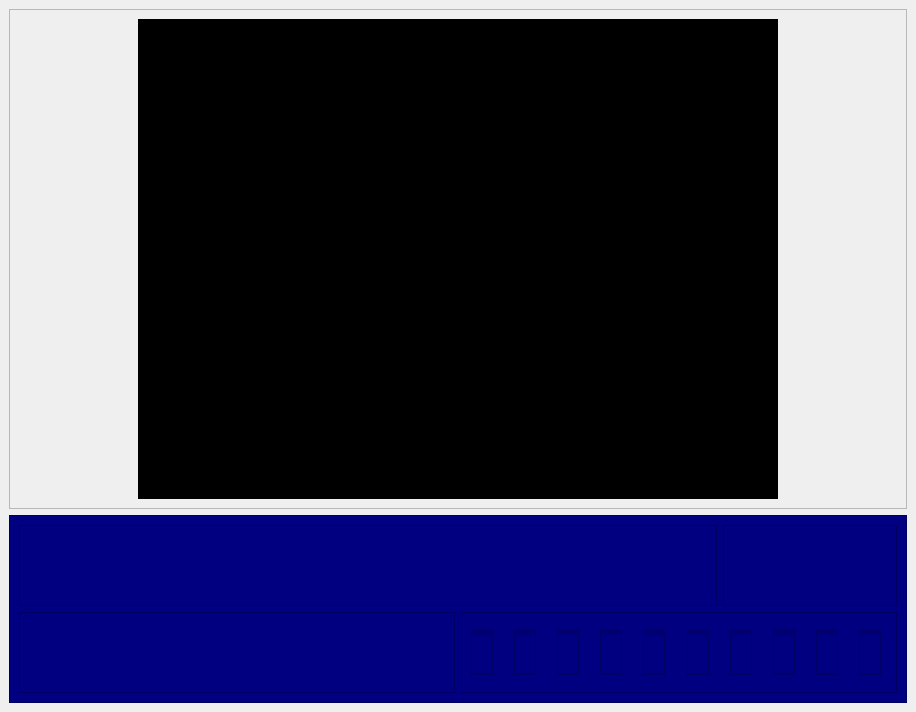
<?xml version="1.0" encoding="UTF-8"?>
<ui version="4.0">
 <class>SimulatorWindow</class>
 <widget class="QMainWindow" name="SimulatorWindow">
  <property name="geometry">
   <rect>
    <x>0</x>
    <y>0</y>
    <width>916</width>
    <height>712</height>
   </rect>
  </property>
  <property name="sizePolicy">
   <sizepolicy hsizetype="Minimum" vsizetype="Minimum">
    <horstretch>0</horstretch>
    <verstretch>0</verstretch>
   </sizepolicy>
  </property>
  <property name="windowTitle">
   <string>MainWindow</string>
  </property>
  <widget class="QWidget" name="centralwidget">
   <layout class="QHBoxLayout" name="horizontalLayout">
    <item>
     <layout class="QVBoxLayout" name="verticalLayout">
      <item>
       <widget class="QFrame" name="frame">
        <property name="sizePolicy">
         <sizepolicy hsizetype="Minimum" vsizetype="Minimum">
          <horstretch>0</horstretch>
          <verstretch>0</verstretch>
         </sizepolicy>
        </property>
        <property name="frameShape">
         <enum>QFrame::StyledPanel</enum>
        </property>
        <property name="frameShadow">
         <enum>QFrame::Raised</enum>
        </property>
        <layout class="QHBoxLayout" name="horizontalLayout_3">
         <item>
          <widget class="QLabel" name="label">
           <property name="sizePolicy">
            <sizepolicy hsizetype="Fixed" vsizetype="Fixed">
             <horstretch>0</horstretch>
             <verstretch>0</verstretch>
            </sizepolicy>
           </property>
           <property name="minimumSize">
            <size>
             <width>640</width>
             <height>480</height>
            </size>
           </property>
           <property name="styleSheet">
            <string notr="true">QLabel { background: black; }</string>
           </property>
           <property name="text">
            <string/>
           </property>
          </widget>
         </item>
        </layout>
       </widget>
      </item>
      <item>
       <widget class="QFrame" name="frame_2">
        <property name="styleSheet">
         <string notr="true">background: #000080  no-repeat center;</string>
        </property>
        <property name="frameShape">
         <enum>QFrame::StyledPanel</enum>
        </property>
        <property name="frameShadow">
         <enum>QFrame::Raised</enum>
        </property>
        <layout class="QVBoxLayout" name="verticalLayout_2">
         <item>
          <layout class="QHBoxLayout" name="horizontalLayout_4">
           <item>
            <widget class="QFrame" name="frame_6">
             <property name="frameShape">
              <enum>QFrame::StyledPanel</enum>
             </property>
             <property name="frameShadow">
              <enum>QFrame::Raised</enum>
             </property>
             <layout class="QHBoxLayout" name="horizontalLayout_11">
              <item>
               <layout class="QHBoxLayout" name="horizontalLayout_10">
                <item>
                 <widget class="QLabel" name="redLed9">
                  <property name="sizePolicy">
                   <sizepolicy hsizetype="Fixed" vsizetype="Fixed">
                    <horstretch>0</horstretch>
                    <verstretch>0</verstretch>
                   </sizepolicy>
                  </property>
                  <property name="minimumSize">
                   <size>
                    <width>32</width>
                    <height>32</height>
                   </size>
                  </property>
                  <property name="styleSheet">
                   <string notr="true">QLabel { background: url(:/images/assets/LED.png) no-repeat };</string>
                  </property>
                  <property name="text">
                   <string/>
                  </property>
                 </widget>
                </item>
                <item>
                 <widget class="QLabel" name="redLed8">
                  <property name="sizePolicy">
                   <sizepolicy hsizetype="Fixed" vsizetype="Fixed">
                    <horstretch>0</horstretch>
                    <verstretch>0</verstretch>
                   </sizepolicy>
                  </property>
                  <property name="minimumSize">
                   <size>
                    <width>32</width>
                    <height>32</height>
                   </size>
                  </property>
                  <property name="styleSheet">
                   <string notr="true">QLabel { background: url(:/images/assets/LED.png) no-repeat };</string>
                  </property>
                  <property name="text">
                   <string/>
                  </property>
                 </widget>
                </item>
                <item>
                 <widget class="QLabel" name="redLed7">
                  <property name="sizePolicy">
                   <sizepolicy hsizetype="Fixed" vsizetype="Fixed">
                    <horstretch>0</horstretch>
                    <verstretch>0</verstretch>
                   </sizepolicy>
                  </property>
                  <property name="minimumSize">
                   <size>
                    <width>32</width>
                    <height>32</height>
                   </size>
                  </property>
                  <property name="styleSheet">
                   <string notr="true">QLabel { background: url(:/images/assets/LED.png) no-repeat };</string>
                  </property>
                  <property name="text">
                   <string/>
                  </property>
                 </widget>
                </item>
                <item>
                 <widget class="QLabel" name="redLed6">
                  <property name="sizePolicy">
                   <sizepolicy hsizetype="Fixed" vsizetype="Fixed">
                    <horstretch>0</horstretch>
                    <verstretch>0</verstretch>
                   </sizepolicy>
                  </property>
                  <property name="minimumSize">
                   <size>
                    <width>32</width>
                    <height>32</height>
                   </size>
                  </property>
                  <property name="styleSheet">
                   <string notr="true">QLabel { background: url(:/images/assets/LED.png) no-repeat };</string>
                  </property>
                  <property name="text">
                   <string/>
                  </property>
                 </widget>
                </item>
                <item>
                 <widget class="QLabel" name="redLed5">
                  <property name="sizePolicy">
                   <sizepolicy hsizetype="Fixed" vsizetype="Fixed">
                    <horstretch>0</horstretch>
                    <verstretch>0</verstretch>
                   </sizepolicy>
                  </property>
                  <property name="minimumSize">
                   <size>
                    <width>32</width>
                    <height>32</height>
                   </size>
                  </property>
                  <property name="styleSheet">
                   <string notr="true">QLabel { background: url(:/images/assets/LED.png) no-repeat };</string>
                  </property>
                  <property name="text">
                   <string/>
                  </property>
                 </widget>
                </item>
                <item>
                 <widget class="QLabel" name="redLed4">
                  <property name="sizePolicy">
                   <sizepolicy hsizetype="Fixed" vsizetype="Fixed">
                    <horstretch>0</horstretch>
                    <verstretch>0</verstretch>
                   </sizepolicy>
                  </property>
                  <property name="minimumSize">
                   <size>
                    <width>32</width>
                    <height>32</height>
                   </size>
                  </property>
                  <property name="styleSheet">
                   <string notr="true">QLabel { background: url(:/images/assets/LED.png) no-repeat };</string>
                  </property>
                  <property name="text">
                   <string/>
                  </property>
                 </widget>
                </item>
                <item>
                 <widget class="QLabel" name="redLed3">
                  <property name="sizePolicy">
                   <sizepolicy hsizetype="Fixed" vsizetype="Fixed">
                    <horstretch>0</horstretch>
                    <verstretch>0</verstretch>
                   </sizepolicy>
                  </property>
                  <property name="minimumSize">
                   <size>
                    <width>32</width>
                    <height>32</height>
                   </size>
                  </property>
                  <property name="styleSheet">
                   <string notr="true">QLabel { background: url(:/images/assets/LED.png) no-repeat };</string>
                  </property>
                  <property name="text">
                   <string/>
                  </property>
                 </widget>
                </item>
                <item>
                 <widget class="QLabel" name="redLed2">
                  <property name="sizePolicy">
                   <sizepolicy hsizetype="Fixed" vsizetype="Fixed">
                    <horstretch>0</horstretch>
                    <verstretch>0</verstretch>
                   </sizepolicy>
                  </property>
                  <property name="minimumSize">
                   <size>
                    <width>32</width>
                    <height>32</height>
                   </size>
                  </property>
                  <property name="styleSheet">
                   <string notr="true">QLabel { background: url(:/images/assets/LED.png) no-repeat };</string>
                  </property>
                  <property name="text">
                   <string/>
                  </property>
                 </widget>
                </item>
                <item>
                 <widget class="QLabel" name="redLed1">
                  <property name="sizePolicy">
                   <sizepolicy hsizetype="Fixed" vsizetype="Fixed">
                    <horstretch>0</horstretch>
                    <verstretch>0</verstretch>
                   </sizepolicy>
                  </property>
                  <property name="minimumSize">
                   <size>
                    <width>32</width>
                    <height>32</height>
                   </size>
                  </property>
                  <property name="styleSheet">
                   <string notr="true">QLabel { background: url(:/images/assets/LED.png) no-repeat };</string>
                  </property>
                  <property name="text">
                   <string/>
                  </property>
                 </widget>
                </item>
                <item>
                 <widget class="QLabel" name="redLed0">
                  <property name="sizePolicy">
                   <sizepolicy hsizetype="Fixed" vsizetype="Fixed">
                    <horstretch>0</horstretch>
                    <verstretch>0</verstretch>
                   </sizepolicy>
                  </property>
                  <property name="minimumSize">
                   <size>
                    <width>32</width>
                    <height>32</height>
                   </size>
                  </property>
                  <property name="styleSheet">
                   <string notr="true">QLabel { background: url(:/images/assets/LED.png) no-repeat };</string>
                  </property>
                  <property name="text">
                   <string/>
                  </property>
                 </widget>
                </item>
                <item>
                 <widget class="QLabel" name="greenLed7">
                  <property name="sizePolicy">
                   <sizepolicy hsizetype="Fixed" vsizetype="Fixed">
                    <horstretch>0</horstretch>
                    <verstretch>0</verstretch>
                   </sizepolicy>
                  </property>
                  <property name="minimumSize">
                   <size>
                    <width>32</width>
                    <height>32</height>
                   </size>
                  </property>
                  <property name="styleSheet">
                   <string notr="true">QLabel { background: url(:/images/assets/LED.png) no-repeat };</string>
                  </property>
                  <property name="text">
                   <string/>
                  </property>
                 </widget>
                </item>
                <item>
                 <widget class="QLabel" name="greenLed6">
                  <property name="sizePolicy">
                   <sizepolicy hsizetype="Fixed" vsizetype="Fixed">
                    <horstretch>0</horstretch>
                    <verstretch>0</verstretch>
                   </sizepolicy>
                  </property>
                  <property name="minimumSize">
                   <size>
                    <width>32</width>
                    <height>32</height>
                   </size>
                  </property>
                  <property name="styleSheet">
                   <string notr="true">QLabel { background: url(:/images/assets/LED.png) no-repeat };</string>
                  </property>
                  <property name="text">
                   <string/>
                  </property>
                 </widget>
                </item>
                <item>
                 <widget class="QLabel" name="greenLed5">
                  <property name="sizePolicy">
                   <sizepolicy hsizetype="Fixed" vsizetype="Fixed">
                    <horstretch>0</horstretch>
                    <verstretch>0</verstretch>
                   </sizepolicy>
                  </property>
                  <property name="minimumSize">
                   <size>
                    <width>32</width>
                    <height>32</height>
                   </size>
                  </property>
                  <property name="styleSheet">
                   <string notr="true">QLabel { background: url(:/images/assets/LED.png) no-repeat };</string>
                  </property>
                  <property name="text">
                   <string/>
                  </property>
                 </widget>
                </item>
                <item>
                 <widget class="QLabel" name="greenLed4">
                  <property name="sizePolicy">
                   <sizepolicy hsizetype="Fixed" vsizetype="Fixed">
                    <horstretch>0</horstretch>
                    <verstretch>0</verstretch>
                   </sizepolicy>
                  </property>
                  <property name="minimumSize">
                   <size>
                    <width>32</width>
                    <height>32</height>
                   </size>
                  </property>
                  <property name="styleSheet">
                   <string notr="true">QLabel { background: url(:/images/assets/LED.png) no-repeat };</string>
                  </property>
                  <property name="text">
                   <string/>
                  </property>
                 </widget>
                </item>
                <item>
                 <widget class="QLabel" name="greenLed3">
                  <property name="sizePolicy">
                   <sizepolicy hsizetype="Fixed" vsizetype="Fixed">
                    <horstretch>0</horstretch>
                    <verstretch>0</verstretch>
                   </sizepolicy>
                  </property>
                  <property name="minimumSize">
                   <size>
                    <width>32</width>
                    <height>32</height>
                   </size>
                  </property>
                  <property name="styleSheet">
                   <string notr="true">QLabel { background: url(:/images/assets/LED.png) no-repeat };</string>
                  </property>
                  <property name="text">
                   <string/>
                  </property>
                 </widget>
                </item>
                <item>
                 <widget class="QLabel" name="greenLed2">
                  <property name="sizePolicy">
                   <sizepolicy hsizetype="Fixed" vsizetype="Fixed">
                    <horstretch>0</horstretch>
                    <verstretch>0</verstretch>
                   </sizepolicy>
                  </property>
                  <property name="minimumSize">
                   <size>
                    <width>32</width>
                    <height>32</height>
                   </size>
                  </property>
                  <property name="styleSheet">
                   <string notr="true">QLabel { background: url(:/images/assets/LED.png) no-repeat };</string>
                  </property>
                  <property name="text">
                   <string/>
                  </property>
                 </widget>
                </item>
                <item>
                 <widget class="QLabel" name="greenLed1">
                  <property name="sizePolicy">
                   <sizepolicy hsizetype="Fixed" vsizetype="Fixed">
                    <horstretch>0</horstretch>
                    <verstretch>0</verstretch>
                   </sizepolicy>
                  </property>
                  <property name="minimumSize">
                   <size>
                    <width>32</width>
                    <height>32</height>
                   </size>
                  </property>
                  <property name="styleSheet">
                   <string notr="true">QLabel { background: url(:/images/assets/LED.png) no-repeat };</string>
                  </property>
                  <property name="text">
                   <string/>
                  </property>
                 </widget>
                </item>
                <item>
                 <widget class="QLabel" name="greenLed0">
                  <property name="sizePolicy">
                   <sizepolicy hsizetype="Fixed" vsizetype="Fixed">
                    <horstretch>0</horstretch>
                    <verstretch>0</verstretch>
                   </sizepolicy>
                  </property>
                  <property name="minimumSize">
                   <size>
                    <width>32</width>
                    <height>32</height>
                   </size>
                  </property>
                  <property name="styleSheet">
                   <string notr="true">QLabel { background: url(:/images/assets/LED.png) no-repeat };</string>
                  </property>
                  <property name="text">
                   <string/>
                  </property>
                 </widget>
                </item>
               </layout>
              </item>
             </layout>
            </widget>
           </item>
           <item>
            <widget class="QFrame" name="FrameForHex">
             <property name="frameShape">
              <enum>QFrame::StyledPanel</enum>
             </property>
             <property name="frameShadow">
              <enum>QFrame::Raised</enum>
             </property>
             <layout class="QHBoxLayout" name="horizontalLayout_12">
              <item>
               <layout class="QHBoxLayout" name="LayoutForHex"/>
              </item>
             </layout>
            </widget>
           </item>
          </layout>
         </item>
         <item>
          <layout class="QHBoxLayout" name="horizontalLayout_2">
           <item>
            <widget class="QFrame" name="frame_3">
             <property name="frameShape">
              <enum>QFrame::StyledPanel</enum>
             </property>
             <property name="frameShadow">
              <enum>QFrame::Raised</enum>
             </property>
             <layout class="QHBoxLayout" name="horizontalLayout_6">
              <item>
               <layout class="QHBoxLayout" name="horizontalLayout_5">
                <item>
                 <widget class="QPushButton" name="pushButton">
                  <property name="sizePolicy">
                   <sizepolicy hsizetype="Fixed" vsizetype="Fixed">
                    <horstretch>0</horstretch>
                    <verstretch>0</verstretch>
                   </sizepolicy>
                  </property>
                  <property name="minimumSize">
                   <size>
                    <width>48</width>
                    <height>48</height>
                   </size>
                  </property>
                  <property name="styleSheet">
                   <string notr="true">QPushButton { background: url(':/images/assets/pb1.png') no-repeat;
border: none;
 }

QPushButton:pressed { background: url(':/images/assets/pb2.png') no-repeat;
border: none;
 }</string>
                  </property>
                  <property name="text">
                   <string/>
                  </property>
                 </widget>
                </item>
                <item>
                 <widget class="QPushButton" name="pushButton_4">
                  <property name="sizePolicy">
                   <sizepolicy hsizetype="Fixed" vsizetype="Fixed">
                    <horstretch>0</horstretch>
                    <verstretch>0</verstretch>
                   </sizepolicy>
                  </property>
                  <property name="minimumSize">
                   <size>
                    <width>48</width>
                    <height>48</height>
                   </size>
                  </property>
                  <property name="styleSheet">
                   <string notr="true">QPushButton { background: url(':/images/assets/pb1.png') no-repeat;
border: none;
 }

QPushButton:pressed { background: url(':/images/assets/pb2.png') no-repeat;
border: none;
 }</string>
                  </property>
                  <property name="text">
                   <string/>
                  </property>
                 </widget>
                </item>
                <item>
                 <widget class="QPushButton" name="pushButton_3">
                  <property name="sizePolicy">
                   <sizepolicy hsizetype="Fixed" vsizetype="Fixed">
                    <horstretch>0</horstretch>
                    <verstretch>0</verstretch>
                   </sizepolicy>
                  </property>
                  <property name="minimumSize">
                   <size>
                    <width>48</width>
                    <height>48</height>
                   </size>
                  </property>
                  <property name="styleSheet">
                   <string notr="true">QPushButton { background: url(':/images/assets/pb1.png') no-repeat;
border: none;
 }

QPushButton:pressed { background: url(':/images/assets/pb2.png') no-repeat;
border: none;
 }</string>
                  </property>
                  <property name="text">
                   <string/>
                  </property>
                 </widget>
                </item>
                <item>
                 <widget class="QPushButton" name="pushButton_2">
                  <property name="sizePolicy">
                   <sizepolicy hsizetype="Fixed" vsizetype="Fixed">
                    <horstretch>0</horstretch>
                    <verstretch>0</verstretch>
                   </sizepolicy>
                  </property>
                  <property name="minimumSize">
                   <size>
                    <width>48</width>
                    <height>48</height>
                   </size>
                  </property>
                  <property name="styleSheet">
                   <string notr="true">QPushButton { background: url(':/images/assets/pb1.png') no-repeat;
border: none;
 }

QPushButton:pressed { background: url(':/images/assets/pb2.png') no-repeat;
border: none;
 }</string>
                  </property>
                  <property name="text">
                   <string/>
                  </property>
                 </widget>
                </item>
               </layout>
              </item>
             </layout>
            </widget>
           </item>
           <item>
            <widget class="QFrame" name="frame_4">
             <property name="frameShape">
              <enum>QFrame::StyledPanel</enum>
             </property>
             <property name="frameShadow">
              <enum>QFrame::Raised</enum>
             </property>
             <layout class="QHBoxLayout" name="horizontalLayout_8">
              <item>
               <layout class="QHBoxLayout" name="horizontalLayout_7">
                <item>
                 <widget class="QCheckBox" name="checkBox_7">
                  <property name="styleSheet">
                   <string notr="true">QCheckBox {
	background: #000080  no-repeat center;
	border: none;
}

QCheckBox::indicator {
	width: 22px;
	height: 45px;
}

QCheckBox::indicator:unchecked {
	image: url(:/images/assets/sb2.png)
}

QCheckBox::indicator:checked {
	image: url(:/images/assets/sb1.png)
}</string>
                  </property>
                  <property name="text">
                   <string/>
                  </property>
                 </widget>
                </item>
                <item>
                 <widget class="QCheckBox" name="checkBox_8">
                  <property name="styleSheet">
                   <string notr="true">QCheckBox {
	background: #000080  no-repeat center;
	border: none;
}

QCheckBox::indicator {
	width: 22px;
	height: 45px;
}

QCheckBox::indicator:unchecked {
	image: url(:/images/assets/sb2.png)
}

QCheckBox::indicator:checked {
	image: url(:/images/assets/sb1.png)
}</string>
                  </property>
                  <property name="text">
                   <string/>
                  </property>
                 </widget>
                </item>
                <item>
                 <widget class="QCheckBox" name="checkBox_9">
                  <property name="styleSheet">
                   <string notr="true">QCheckBox {
	background: #000080  no-repeat center;
	border: none;
}

QCheckBox::indicator {
	width: 22px;
	height: 45px;
}

QCheckBox::indicator:unchecked {
	image: url(:/images/assets/sb2.png)
}

QCheckBox::indicator:checked {
	image: url(:/images/assets/sb1.png)
}</string>
                  </property>
                  <property name="text">
                   <string/>
                  </property>
                 </widget>
                </item>
                <item>
                 <widget class="QCheckBox" name="checkBox_10">
                  <property name="styleSheet">
                   <string notr="true">QCheckBox {
	background: #000080  no-repeat center;
	border: none;
}

QCheckBox::indicator {
	width: 22px;
	height: 45px;
}

QCheckBox::indicator:unchecked {
	image: url(:/images/assets/sb2.png)
}

QCheckBox::indicator:checked {
	image: url(:/images/assets/sb1.png)
}</string>
                  </property>
                  <property name="text">
                   <string/>
                  </property>
                 </widget>
                </item>
                <item>
                 <widget class="QCheckBox" name="checkBox_3">
                  <property name="styleSheet">
                   <string notr="true">QCheckBox {
	background: #000080  no-repeat center;
	border: none;
}

QCheckBox::indicator {
	width: 22px;
	height: 45px;
}

QCheckBox::indicator:unchecked {
	image: url(:/images/assets/sb2.png)
}

QCheckBox::indicator:checked {
	image: url(:/images/assets/sb1.png)
}</string>
                  </property>
                  <property name="text">
                   <string/>
                  </property>
                 </widget>
                </item>
                <item>
                 <widget class="QCheckBox" name="checkBox_6">
                  <property name="styleSheet">
                   <string notr="true">QCheckBox {
	background: #000080  no-repeat center;
	border: none;
}

QCheckBox::indicator {
	width: 22px;
	height: 45px;
}

QCheckBox::indicator:unchecked {
	image: url(:/images/assets/sb2.png)
}

QCheckBox::indicator:checked {
	image: url(:/images/assets/sb1.png)
}</string>
                  </property>
                  <property name="text">
                   <string/>
                  </property>
                 </widget>
                </item>
                <item>
                 <widget class="QCheckBox" name="checkBox_5">
                  <property name="styleSheet">
                   <string notr="true">QCheckBox {
	background: #000080  no-repeat center;
	border: none;
}

QCheckBox::indicator {
	width: 22px;
	height: 45px;
}

QCheckBox::indicator:unchecked {
	image: url(:/images/assets/sb2.png)
}

QCheckBox::indicator:checked {
	image: url(:/images/assets/sb1.png)
}</string>
                  </property>
                  <property name="text">
                   <string/>
                  </property>
                 </widget>
                </item>
                <item>
                 <widget class="QCheckBox" name="checkBox_4">
                  <property name="styleSheet">
                   <string notr="true">QCheckBox {
	background: #000080  no-repeat center;
	border: none;
}

QCheckBox::indicator {
	width: 22px;
	height: 45px;
}

QCheckBox::indicator:unchecked {
	image: url(:/images/assets/sb2.png)
}

QCheckBox::indicator:checked {
	image: url(:/images/assets/sb1.png)
}</string>
                  </property>
                  <property name="text">
                   <string/>
                  </property>
                 </widget>
                </item>
                <item>
                 <widget class="QCheckBox" name="checkBox_2">
                  <property name="styleSheet">
                   <string notr="true">QCheckBox {
	background: #000080  no-repeat center;
	border: none;
}

QCheckBox::indicator {
	width: 22px;
	height: 45px;
}

QCheckBox::indicator:unchecked {
	image: url(:/images/assets/sb2.png)
}

QCheckBox::indicator:checked {
	image: url(:/images/assets/sb1.png)
}</string>
                  </property>
                  <property name="text">
                   <string/>
                  </property>
                 </widget>
                </item>
                <item>
                 <widget class="QCheckBox" name="checkBox">
                  <property name="sizePolicy">
                   <sizepolicy hsizetype="Fixed" vsizetype="Fixed">
                    <horstretch>0</horstretch>
                    <verstretch>0</verstretch>
                   </sizepolicy>
                  </property>
                  <property name="minimumSize">
                   <size>
                    <width>16</width>
                    <height>32</height>
                   </size>
                  </property>
                  <property name="styleSheet">
                   <string notr="true">QCheckBox {
	background: #000080  no-repeat center;
	border: none;
}

QCheckBox::indicator {
	width: 22px;
	height: 45px;
}

QCheckBox::indicator:unchecked {
	image: url(:/images/assets/sb2.png)
}

QCheckBox::indicator:checked {
	image: url(:/images/assets/sb1.png)
}</string>
                  </property>
                  <property name="text">
                   <string/>
                  </property>
                 </widget>
                </item>
               </layout>
              </item>
             </layout>
            </widget>
           </item>
          </layout>
         </item>
        </layout>
       </widget>
      </item>
     </layout>
    </item>
   </layout>
  </widget>
 </widget>
 <resources/>
 <connections/>
</ui>
